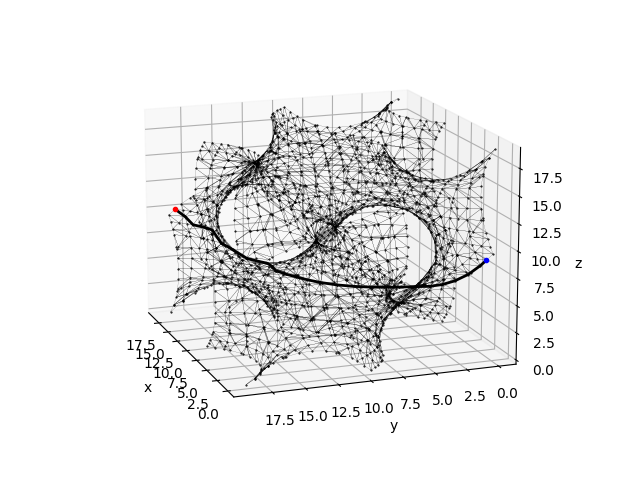

Source code (Python):
import os, time
import numpy as np
import matplotlib.pyplot as plt
from skimage import measure
from itertools import combinations
from scipy.spatial import KDTree

os.system("clear")


## define helper functions
def gyroid(x, y, z):
  return np.cos(x) * np.sin(y) + np.cos(y) * np.sin(z) + np.cos(z) * np.sin(x)

def getFlatNUniqueList(lol):
  return list(set([
    elem
    for inner_list in lol
    for elem in inner_list
  ]))

def genPointCloud(implicit_func=gyroid, res=100):
  ## define domain range
  xmin, xmax = -np.pi, np.pi
  ymin, ymax = -np.pi, np.pi
  zmin, zmax = -np.pi, np.pi
  ## generate a grid of points
  x_3d, y_3d, z_3d = np.meshgrid(
    np.linspace(xmin, xmax, res),
    np.linspace(ymin, ymax, res),
    np.linspace(zmin, zmax, res)
  )
  ## compute gyroid function at each point in domain
  F = implicit_func(x_3d, y_3d, z_3d)
  ## extract the gyroid isosurface
  verts, faces, normals, values = measure.marching_cubes(F, 0)
  ## return useful mesh information
  return verts, faces, normals

def genAdjDict(verts, faces):
  num_points = verts.shape[0]
  num_faces  = faces.shape[0]
  ## initialise adjacency dictionary
  dict_adj = {}
  ## for each point store the list of point indices that are connected to it
  for point_index in range(num_points):
    dict_adj[point_index] = getFlatNUniqueList([
      [
        elem
        for elem in faces[face_index]
        if not (elem == point_index)
      ]
      for face_index in range(num_faces-1)
      if point_index in faces[face_index]
    ])
  ## return adjacency dictionary
  return dict_adj

def drawSurfaceMesh(ax, verts, faces):
  num_faces = faces.shape[0]
  ## draw points
  ax.plot(verts[:,0], verts[:,1], verts[:,2], color="black", marker=".", ms=1, ls="")
  ## draw conective mesh
  for face_index in range(num_faces-1):
    for comb_pair in list(combinations(faces[face_index], 2)):
      ax.plot(
        [ verts[comb_pair[0],0], verts[comb_pair[1],0] ],
        [ verts[comb_pair[0],1], verts[comb_pair[1],1] ],
        [ verts[comb_pair[0],2], verts[comb_pair[1],2] ],
        color="black", ls="-", lw=0.1, zorder=1
      )

def drawAdjPoints(ax, dict_adj, verts, point_index=0):
  dict_style = { "ls":"", "marker":"o", "ms":3, "zorder":5 }
  ## draw point and its adjacent points
  adj_indices_grouped = dict_adj[point_index]
  ax.plot(verts[point_index,0], verts[point_index,1], verts[point_index,2], color="gold", **dict_style)
  for adj_index in adj_indices_grouped:
    ax.plot(verts[adj_index,0], verts[adj_index,1], verts[adj_index,2], color="green", **dict_style)


class Node():
  def __init__(self, parent_node=None, vi=None):
    self.parent_node = parent_node
    self.vi = vi # list of vertices index (vi)
    self.dist_trvld = 0 # distance from start
    self.dist_to_go = 0 # distance to goal
    self.total_dist = 0 # combined distances

  def __eq__(self, other) -> bool:
    if not isinstance(other, Node): return False
    return self.vi == other.vi
  
  def __le__(self, other) -> bool:
    if not isinstance(other, Node): return False
    return self.total_dist < other.total_dist

  def __gt__(self, other) -> bool:
    if not isinstance(other, Node): return False
    return self.total_dist > other.total_dist

  def __repr__(self) -> str:
    return f"vertex index = {self.vi}"

  def __str__(self) -> str:
    return f"vertex index = {self.vi}"


def printPoint(point, pre=""):
  print(f"{pre}{point[0]:.3f}, {point[1]:.3f}, {point[2]:.3f}")

def euclidean(pos1, pos2):
  return np.sqrt(
    (pos2[0] - pos1[0])**2 +
    (pos2[1] - pos1[1])**2 +
    (pos2[2] - pos1[2])**2
  )

def aStar(verts, dict_adj, first_vi, last_vi) -> list:
  ## create start and finish nodes
  first_node = Node(vi = first_vi)
  last_node  = Node(vi = last_vi)
  ## initialize empty lists
  list_opened_nodes  = []
  list_closed_nodes  = []
  soln_paths_grouped = []
  soln_costs_grouped = []
  ## initialise the open list with the start cell
  list_opened_nodes.append(first_node)
  ## search until the shortest solution has been found
  while len(list_opened_nodes) > 0:
    ## GRAB THE NEXT MOST FAVOURABLE CELL
    ## ==================================
    current_ni = 0 # list of nodes index (ni)
    current_node : Node = list_opened_nodes[0]
    for node_ni, node in enumerate(list_opened_nodes):
      if (node < current_node):
        current_ni   = node_ni
        current_node = node
    ## remove the current node from the open list
    list_opened_nodes.pop(current_ni)
    ## CHECK IF THE GOAL HAS BEEN REACHED
    ## ==================================
    if current_node == last_node:
      soln_path = []
      ## trace solution path backwards from last to start node
      prev_node : Node = current_node
      while prev_node is not None:
        soln_path.append(verts[prev_node.vi,:])
        prev_node = prev_node.parent_node
      ## store solution details
      soln_paths_grouped.append(soln_path[::-1])
      soln_costs_grouped.append(current_node.total_dist)
    ## GENERATE LIST OF NEIGHBOURING POINTS
    ## ====================================
    for neighbour_vi in dict_adj[current_node.vi]:
      neighbour_node = Node(
        parent_node = current_node,
        vi          = neighbour_vi
      )
      ## define score values
      step_size = euclidean(
        verts[current_node.vi,:],
        verts[neighbour_node.vi,:]
      )
      dist_to_go = euclidean(
        verts[neighbour_node.vi,:],
        verts[last_node.vi,:]
      )
      neighbour_node.dist_trvld = current_node.dist_trvld + step_size
      neighbour_node.dist_to_go = dist_to_go
      neighbour_node.total_dist = neighbour_node.dist_trvld + neighbour_node.dist_to_go
      ## check that the neighbour is not already in the open list
      if any([
        (node == neighbour_node) and (node < neighbour_node)
        for node in list_opened_nodes
      ]): continue
      ## check that the neighbour is not already in the closed list
      if any([
        (node == neighbour_node) and (node < neighbour_node)
        for node in list_closed_nodes
      ]): continue
      ## if the neighbour is in either the open or closed lists,
      ## then only consider it again if the score has improved
      list_opened_nodes.append(neighbour_node)
    ## add the node to the closed list
    list_closed_nodes.append(current_node)
  ## return solutions
  return soln_paths_grouped, soln_costs_grouped


## define program main
def main():
  start_time = time.time()
  ## generate data
  verts, faces, _ = genPointCloud(implicit_func=gyroid, res=20)
  dict_adj = genAdjDict(verts, faces)
  ## find point closest to target
  tree = KDTree(verts)
  _, last_vi = tree.query([0,0,9])
  ## define start and end points
  first_vi    = 0
  last_vi     = len(verts)-1
  first_point = verts[0,:]
  last_point  = verts[last_vi,:]
  printPoint(first_point, "first point: ")
  printPoint(last_point,  "last point:  ")
  ## compute possible solutions
  print("Solving maze...")
  soln_path_grouped, soln_cost_grouped = aStar(verts, dict_adj, first_vi, last_vi)
  ## create figure canvas and a 3D axis
  fig = plt.figure()
  ax = fig.add_subplot(111, projection="3d")
  ## draw data
  drawSurfaceMesh(ax, verts, faces)
  ## draw solution(s)
  if len(soln_path_grouped) > 0:
    print(f"Found {len(soln_path_grouped)} possible solution(s)!")
    ## find index of the best (shortest) solution
    soln_index = np.argmin(soln_cost_grouped)
    soln_path = soln_path_grouped[soln_index]
    ## plot best solution
    list_pos_x = [ pos[0] for pos in soln_path ]
    list_pos_y = [ pos[1] for pos in soln_path ]
    list_pos_z = [ pos[2] for pos in soln_path ]
    ax.plot(list_pos_x, list_pos_y, list_pos_z, color="black", ls="-", lw=2, zorder=3)
  else: print("Could not find a solution!")
  ## draw start and end point
  ax.plot(*first_point, "b.", zorder=3)
  ax.plot(*last_point,  "r.", zorder=3)
  ## label axes
  ax.set_xlabel("x")
  ax.set_ylabel("y")
  ax.set_zlabel("z")
  ## show figure
  ax.view_init(15, 160)
  fig.tight_layout()
  fig.savefig("astar_3d.png")
  plt.close(fig)
  print("Saved figure.")
  print(" ")
  end_time = time.time()
  print(f"Elapsed time: {end_time - start_time:.3f} seconds")


## program entry point
if __name__ == "__main__":
    main()

## end of program